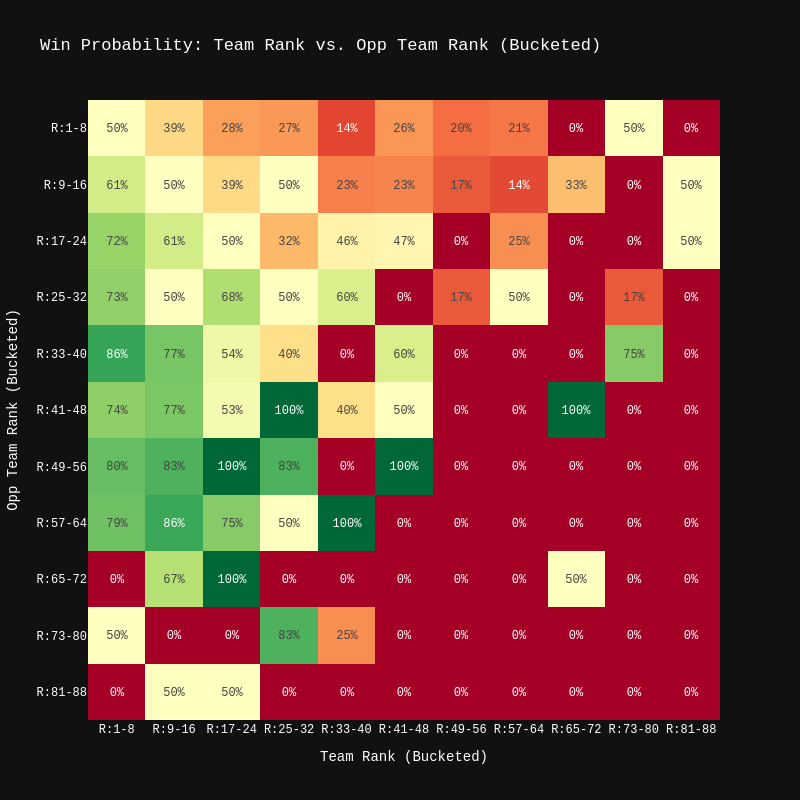

Notebook code for this chart:
### Code cell
# Bucketize the ranks
df = df_base.copy()
l = 100
b = 8
lbls = [f'R:{i}-{i+(b-1)}' for i in range(1, l-b, b)]
df['team_rank_bucket'] = pd.cut(df['rank'], bins=np.arange(1, l, b), right=False, labels=lbls)
df['opp_rank_bucket'] = pd.cut(df['opp_rank'], bins=np.arange(1, l, b), right=False, labels=lbls)
df['win_draw'] = df.win + 0.5 * df.draw

# Reworked to be a heatmap showing home win probability
fig = px.density_heatmap(
    df,
    x='team_rank_bucket',
    y='opp_rank_bucket',
    z='win_draw',
    text_auto=".0%", # Format text in cells as percentages
    histfunc='avg',
    title='Win Probability: Team Rank vs. Opp Team Rank (Bucketed)',
    labels={'color': 'Win Probability'},
    color_continuous_scale='RdYlGn', # Red-Yellow-Green scale
    template='plotly_dark',
    category_orders={'team_rank_bucket': lbls, 'opp_rank_bucket': lbls}
)

fig.update_layout(
    xaxis_title="Team Rank (Bucketed)",
    yaxis_title="Opp Team Rank (Bucketed)",
    coloraxis_showscale=False,
    showlegend=False,
    width=800,
    height=800,
    font=dict(
        family="Courier New, monospace",
        size=12,
        color="white"
    )
)

fig.show()

### Figure 1 — Plotly figure (JSON) as saved in the notebook; plotly's stock layout.template omitted (floating-point values rounded to 4 significant figures; data arrays with more than 128 entries replaced by an {"elided": "..."} marker saying what was removed)
{"data": [{"coloraxis": "coloraxis", "histfunc": "avg", "hovertemplate": "team_rank_bucket=%{x}<br>opp_rank_bucket=%{y}<br>avg of win_draw=%{z}<extra></extra>", "name": "", "texttemplate": "%{z:.0%}", "type": "histogram2d", "x": {"elided": "848 str values"}, "xaxis": "x", "xbingroup": "x", "y": {"elided": "848 str values"}, "yaxis": "y", "ybingroup": "y", "z": {"elided": "848 float values"}}], "layout": {"coloraxis": {"colorbar": {"title": {"text": "avg of win_draw"}}, "colorscale": [[0, "rgb(165,0,38)"], [0.1, "rgb(215,48,39)"], [0.2, "rgb(244,109,67)"], [0.3, "rgb(253,174,97)"], [0.4, "rgb(254,224,139)"], [0.5, "rgb(255,255,191)"], [0.6, "rgb(217,239,139)"], [0.7, "rgb(166,217,106)"], [0.8, "rgb(102,189,99)"], [0.9, "rgb(26,152,80)"], [1, "rgb(0,104,55)"]], "showscale": false}, "font": {"color": "white", "family": "Courier New, monospace", "size": 12}, "height": 800, "legend": {"tracegroupgap": 0}, "showlegend": false, "title": {"text": "Win Probability: Team Rank vs. Opp Team Rank (Bucketed)"}, "width": 800, "xaxis": {"anchor": "y", "categoryarray": ["R:1-8", "R:9-16", "R:17-24", "R:25-32", "R:33-40", "R:41-48", "R:49-56", "R:57-64", "R:65-72", "R:73-80", "R:81-88", "R:89-96"], "categoryorder": "array", "domain": [0, 1], "title": {"text": "Team Rank (Bucketed)"}}, "yaxis": {"anchor": "x", "categoryarray": ["R:89-96", "R:81-88", "R:73-80", "R:65-72", "R:57-64", "R:49-56", "R:41-48", "R:33-40", "R:25-32", "R:17-24", "R:9-16", "R:1-8"], "categoryorder": "array", "domain": [0, 1], "title": {"text": "Opp Team Rank (Bucketed)"}}}}
